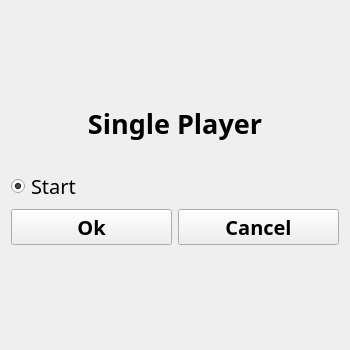
<?xml version="1.0" encoding="UTF-8"?>
<ui version="4.0">
 <class>SelectSinglePlayerWidget</class>
 <widget class="QWidget" name="SelectSinglePlayerWidget">
  <property name="geometry">
   <rect>
    <x>0</x>
    <y>0</y>
    <width>350</width>
    <height>350</height>
   </rect>
  </property>
  <property name="windowTitle">
   <string>Form</string>
  </property>
  <layout class="QVBoxLayout" name="verticalLayout_2">
   <item>
    <layout class="QVBoxLayout" name="verticalLayout">
     <item>
      <widget class="QLabel" name="labelTitle">
       <property name="sizePolicy">
        <sizepolicy hsizetype="Preferred" vsizetype="Fixed">
         <horstretch>0</horstretch>
         <verstretch>0</verstretch>
        </sizepolicy>
       </property>
       <property name="font">
        <font>
         <family>Chilanka</family>
         <pointsize>20</pointsize>
         <weight>75</weight>
         <bold>true</bold>
        </font>
       </property>
       <property name="text">
        <string>Single Player</string>
       </property>
       <property name="alignment">
        <set>Qt::AlignCenter</set>
       </property>
      </widget>
     </item>
     <item>
      <widget class="QLabel" name="label">
       <property name="sizePolicy">
        <sizepolicy hsizetype="Preferred" vsizetype="Fixed">
         <horstretch>0</horstretch>
         <verstretch>0</verstretch>
        </sizepolicy>
       </property>
       <property name="font">
        <font>
         <pointsize>10</pointsize>
        </font>
       </property>
       <property name="text">
        <string/>
       </property>
       <property name="alignment">
        <set>Qt::AlignCenter</set>
       </property>
      </widget>
     </item>
     <item>
      <layout class="QHBoxLayout" name="horizontalLayout">
       <item>
        <widget class="QRadioButton" name="radioButtonStart">
         <property name="enabled">
          <bool>true</bool>
         </property>
         <property name="font">
          <font>
           <family>Chilanka</family>
           <pointsize>15</pointsize>
          </font>
         </property>
         <property name="text">
          <string>Start</string>
         </property>
         <property name="checked">
          <bool>true</bool>
         </property>
        </widget>
       </item>
      </layout>
     </item>
     <item>
      <layout class="QHBoxLayout" name="horizontalLayout_2">
       <item>
        <widget class="QPushButton" name="pushButtonOk">
         <property name="font">
          <font>
           <family>Chilanka</family>
           <pointsize>15</pointsize>
           <weight>75</weight>
           <bold>true</bold>
          </font>
         </property>
         <property name="text">
          <string>Ok</string>
         </property>
        </widget>
       </item>
       <item>
        <widget class="QPushButton" name="pushButtonCancel">
         <property name="font">
          <font>
           <family>Chilanka</family>
           <pointsize>15</pointsize>
           <weight>75</weight>
           <bold>true</bold>
          </font>
         </property>
         <property name="text">
          <string>Cancel</string>
         </property>
        </widget>
       </item>
      </layout>
     </item>
    </layout>
   </item>
  </layout>
 </widget>
 <resources/>
 <connections/>
</ui>
